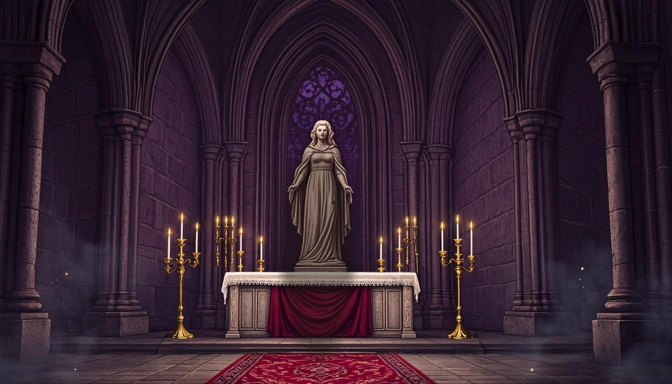
#> input picture art/backdrops/backdrop_chapel.png, 1344 x 768 px, found by its file name (shown at 1/2 size)
$ python dim_wb25_saint.py ../art/backdrops/backdrop_chapel.png
#> lines starting #> are read from the running program, lines starting #| are printed output that depends on the picture
#!/usr/bin/env python3
"""WB-25 — THE SAINT SITS DEEPER: the chapel backdrop's painted saint dimmed.

THE FINDING (proof_wb25, five VLM audits): every camera slice of the chantry
traces "a tall pale statue of a robed woman with open hands" — the room's
own namesake, painted at the backdrop's center (x~590-680 of 1344). She
reads CORRECTLY as a statue, but she is tiled to ~511px on a near-world
plane and her body columns (raw mean 105-124) outshine everything in the
room's upper air (believers' lit hoods read 75; the jamb tops 59-64) —
"the primary light-colored focal point in the center" is background
architecture, and the grammar law (WB-23) says the room's brightest
presences belong to its bodies and its relic.

THE FIX: a feathered elliptical multiply over her statue+pedestal zone —
she keeps her silhouette, her pose, her altar; she simply sits a step
deeper in the chapel's air. The candelabras flanking her (x~452-528 and
x~752-832) are OUTSIDE the mask and keep their voice (far furniture).

Deterministic; run from the repo root:
    python3 tools/dim_wb25_saint.py [--measure-only]
"""
from PIL import Image

SRC = "art/backdrops/backdrop_chapel.png"

# the mask: an ellipse over the statue + pedestal, feathered so the wall
# behind her dims smoothly back to full brightness
CX, CY = 635.0, 505.0       # mask center (painting pixels)
RX, RY = 88.0, 252.0        # radii: covers x~547-723, y~253-757
FEATHER = 0.34              # fraction of the radius that ramps 0->1
MULT = 0.56                 # the dim multiplier at the mask's core
FOG = (51, 41, 31)          # the room's air (0.2, 0.16, 0.12 in 0-255)
FOG_K = 0.22                # how far the dimmed saint leans into the air

def smoothstep(t: float) -> float:
    t = max(0.0, min(1.0, t))
    return t * t * (3.0 - 2.0 * t)

def main() -> None:
    import sys
    measure_only = "--measure-only" in sys.argv
    img = Image.open(SRC).convert("RGBA")
#> img is the input picture: PIL image 1344x768 RGBA; mean R, G, B, A 53.7, 34.4, 48.1, 255
    px = img.load()
    W, H = img.size
#> W = 1344; H = 768

    def zone_stats(label: str) -> None:
#> called with label = 'before'
        best = 0
        s = 0
        n = 0
        for x in range(590, 681):
            for y in range(300, 741):
                r, g, b, a = px[x, y]
                lum = int(0.299 * r + 0.587 * g + 0.114 * b)
                if a > 0:
                    best = max(best, lum)
                    s += lum
                    n += 1
#> after the loop, n = 40131; s = 2517493
        print(f"{label}: saint body zone peak={best} mean={s / max(n, 1):.0f}")
#| before: saint body zone peak=198 mean=63

    zone_stats("before")
    if measure_only:
        return

    for x in range(int(CX - RX - 4), int(CX + RX + 4)):
        for y in range(int(CY - RY - 4), int(CY + RY + 4)):
            if not (0 <= x < W and 0 <= y < H):
                continue
            # normalized elliptical distance, feathered
            dx = (x - CX) / RX
            dy = (y - CY) / RY
            d = (dx * dx + dy * dy) ** 0.5
            k = smoothstep((d - (1.0 - FEATHER)) / FEATHER)   # 0 core -> 1 edge
            if k >= 1.0:
                continue
            m = 1.0 - (1.0 - MULT) * (1.0 - k)
            r, g, b, a = px[x, y]
            nr = r * m + FOG[0] * FOG_K * (1.0 - k)
            ng = g * m + FOG[1] * FOG_K * (1.0 - k)
            nb = b * m + FOG[2] * FOG_K * (1.0 - k)
            px[x, y] = (int(max(0, min(255, nr))),
                        int(max(0, min(255, ng))),
                        int(max(0, min(255, nb))), a)
    img.save(SRC)
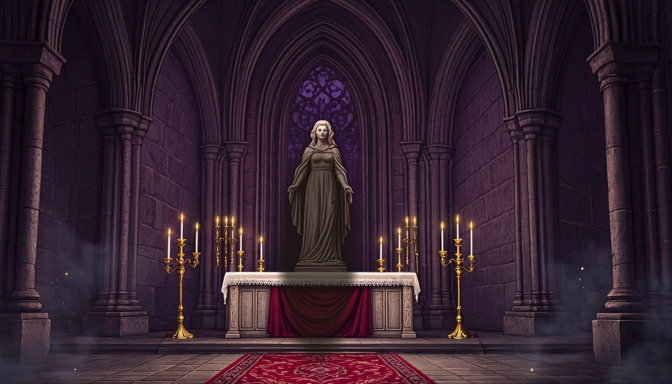
#> saved as backdrop_chapel.png: PIL image 1344x768 RGBA (shown at 1/2 size); mean R, G, B, A 52.6, 33.8, 47.3, 255
    zone_stats("after ")
#| after : saint body zone peak=165 mean=46

if __name__ == "__main__":
    main()

$ run again, with art/backdrops/backdrop_archive.png copied over art/backdrops/backdrop_chapel.png
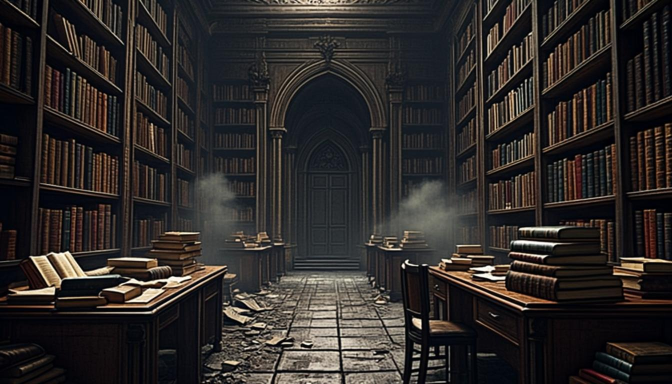
#> input picture art/backdrops/backdrop_archive.png, 1344 x 768 px, found by its file name (shown at 1/2 size)
#> after the loop in zone_stats, `for x in range(590, 681):`: n = 40131; s = 3297529
#| before: saint body zone peak=254 mean=82
#> in main, `img.save(SRC)`:
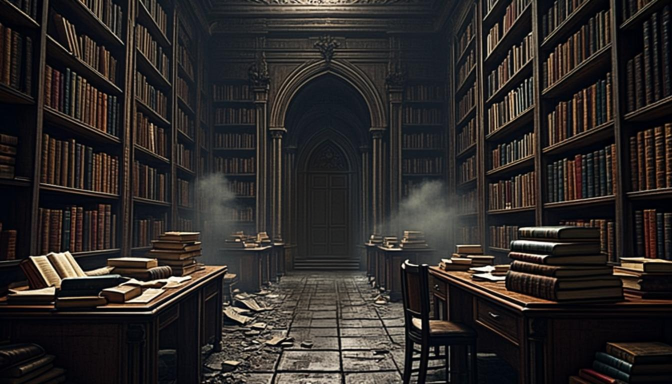
#> saved as backdrop_chapel.png: PIL image 1344x768 RGBA (shown at 1/2 size); mean R, G, B, A 45.3, 41.1, 39.3, 255
#| after : saint body zone peak=220 mean=60

$ run again, with art/backdrops/backdrop_city.png copied over art/backdrops/backdrop_chapel.png
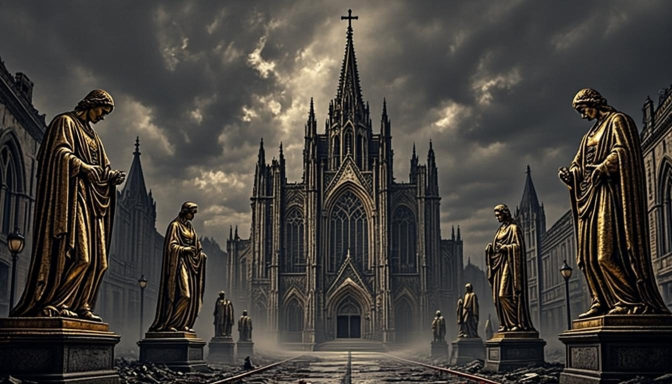
#> input picture art/backdrops/backdrop_city.png, 1344 x 768 px, found by its file name (shown at 1/2 size)
#> after the loop in zone_stats, `for x in range(590, 681):`: n = 40131; s = 2544757
#| before: saint body zone peak=201 mean=63
#> in main, `img.save(SRC)`:
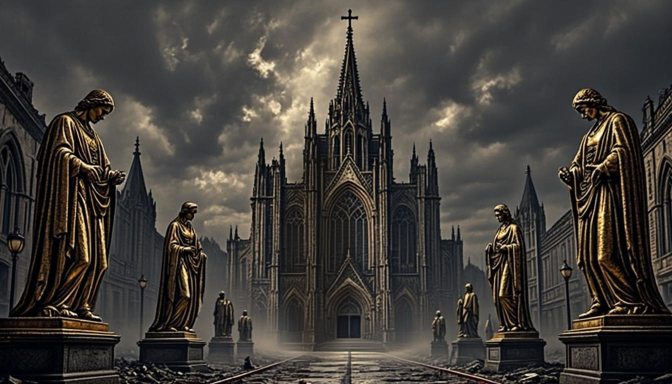
#> saved as backdrop_chapel.png: PIL image 1344x768 RGBA (shown at 1/2 size); mean R, G, B, A 67.3, 63.5, 58.9, 255
#| after : saint body zone peak=195 mean=48

$ run again, with art/backdrops/backdrop_engine.png copied over art/backdrops/backdrop_chapel.png
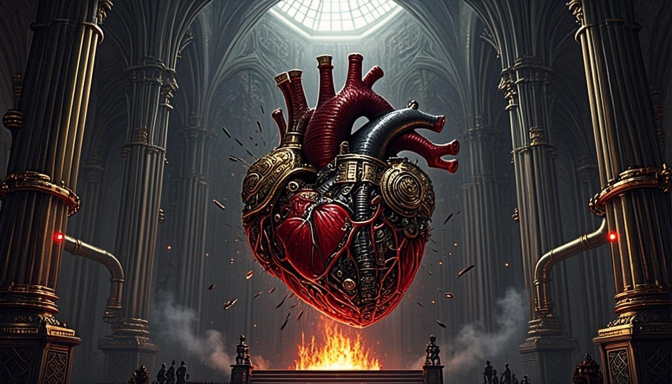
#> input picture art/backdrops/backdrop_engine.png, 1344 x 768 px, found by its file name (shown at 1/2 size)
#> after the loop in zone_stats, `for x in range(590, 681):`: n = 40131; s = 2761246
#| before: saint body zone peak=255 mean=69
#> in main, `img.save(SRC)`:
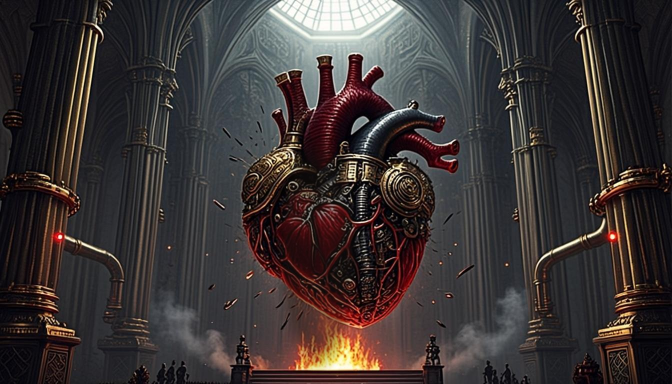
#> saved as backdrop_chapel.png: PIL image 1344x768 RGBA (shown at 1/2 size); mean R, G, B, A 59.5, 52.8, 52.4, 255
#| after : saint body zone peak=253 mean=54
